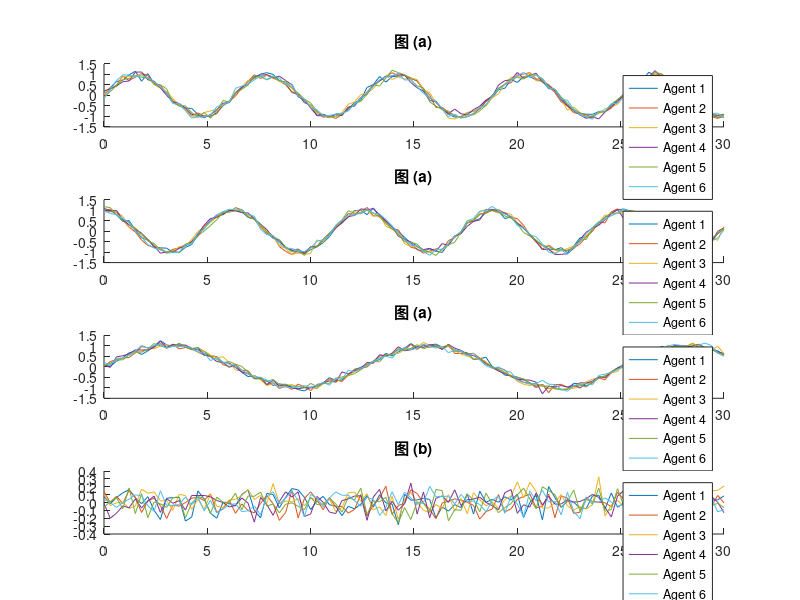
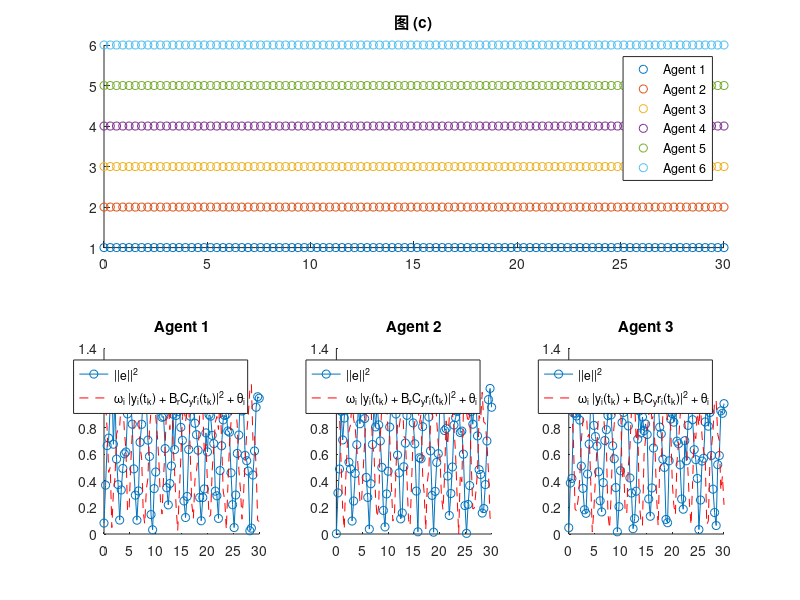

MATLAB code to generate these figures, in order: (Note: this script raises an error after producing the figures.)
% 生成一些示例数据
t = linspace(0, 30, 100);
x1 = sin(t) + randn(6, 100) * 0.1;
x2 = cos(t) + randn(6, 100) * 0.1;
x3 = sin(t/2) + randn(6, 100) * 0.1;
r = randn(6, 100) * 0.1;

figure;

% 图 (a)
subplot(4, 1, 1);
hold on;
for i = 1:6
    plot(t, x1(i, :), 'DisplayName', ['Agent ', num2str(i)]);
end
legend;
title('图 (a)');
hold off;

subplot(4, 1, 2);
hold on;
for i = 1:6
    plot(t, x2(i, :), 'DisplayName', ['Agent ', num2str(i)]);
end
legend;
title('图 (a)');
hold off;

subplot(4, 1, 3);
hold on;
for i = 1:6
    plot(t, x3(i, :), 'DisplayName', ['Agent ', num2str(i)]);
end
legend;
title('图 (a)');
hold off;

% 图 (b)
subplot(4, 1, 4);
hold on;
for i = 1:6
    plot(t, r(i, :), 'DisplayName', ['Agent ', num2str(i)]);
end
legend;
title('图 (b)');
hold off;

% 创建新figure用于图 (c) 和 (d)
figure;

% 图 (c)
subplot(2, 1, 1);
hold on;
for i = 1:6
    scatter(t, i * ones(size(t)), 'DisplayName', ['Agent ', num2str(i)]);
end
legend;
title('图 (c)');
hold off;

% 图 (d)
for i = 1:6
    subplot(2, 3, i + 3); % 这里使用 2x3 的布局
    hold on;
    plot(t, abs(x1(i, :)), 'o-', 'DisplayName', '||e||^2');
    plot(t, abs(x2(i, :)), 'r--', 'DisplayName', 'ω_i |y_i(t_k) + B_rC_yr_i(t_k)|^2 + θ_i');
    legend;
    title(['Agent ', num2str(i)]);
    hold off;
end